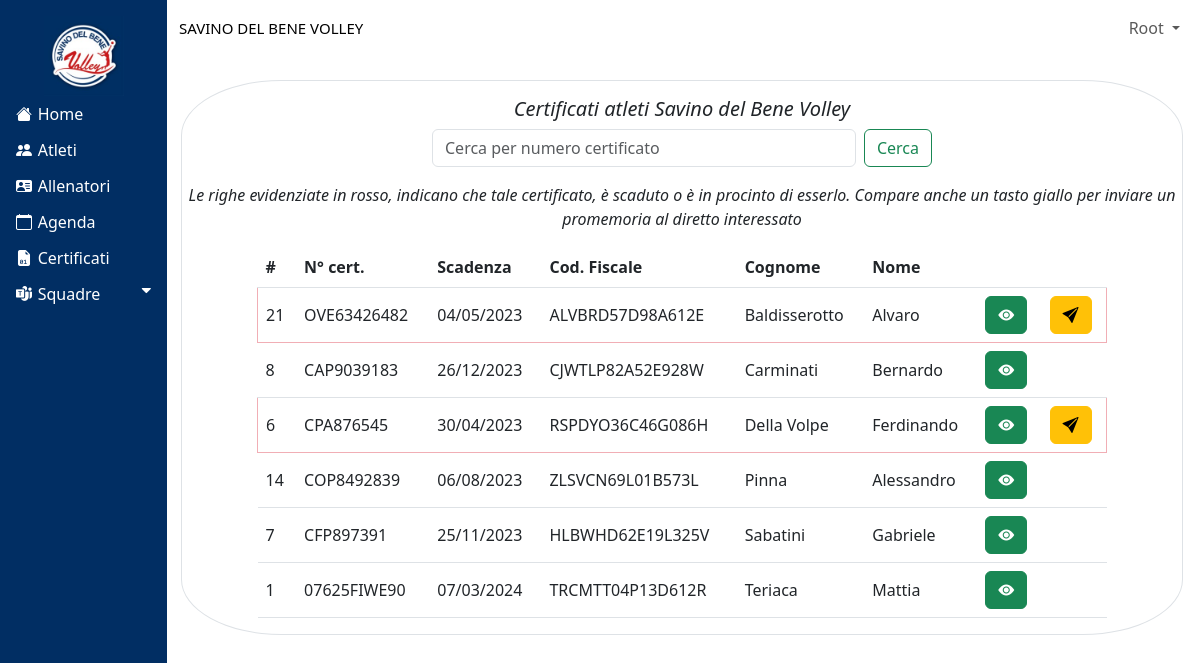
Screenshot of /PAGES/certificati.php (signed in) with the database file from the repository.
### tables this page shows
CREATE TABLE `dati_Societa` (
  `partita_iva` varchar(11) NOT NULL,
  `nome_legale` varchar(255) NOT NULL,
  `id_contatti` int(11) NOT NULL
);

CREATE TABLE `certificato` (
  `id` int(11) NOT NULL,
  `numeroCertificato` varchar(255) NOT NULL,
  `dataEsame` date NOT NULL,
  `dataScadenza` date NOT NULL,
  `dottore` varchar(255) NOT NULL,
  `struttura` varchar(255) NOT NULL,
  `id_tipo` int(11) NOT NULL,
  `url_docum` varchar(255) DEFAULT NULL
);

CREATE TABLE `persona` (
  `cod_utente` int(11) NOT NULL,
  `cod_fiscale` varchar(16) NOT NULL,
  `cognome` text NOT NULL,
  `nome` text NOT NULL,
  `id_sesso` int(11) NOT NULL,
  `id_titolo` int(11) NOT NULL,
  `data_nascita` date NOT NULL,
  `luogo_nascita` text NOT NULL,
  `provinciaNascita` varchar(2) NOT NULL,
  `dataCreazione` date DEFAULT NULL,
  `id_contatti` int(11) NOT NULL,
  `id_residenza` int(11) NOT NULL,
  `id_documento` int(11) NOT NULL
);

### CONFIG/function.php (called while the page is built, shortened)
<?php
function recuperaDatiSocieta()
{
    include("config.php");
    $sqlSocieta = "SELECT * FROM dati_Societa";
    $result = $conn->query($sqlSocieta);
    while ($row = $result->fetch_assoc()) {
        $nome =  $row["nome_legale"];
    }
    return $nome;
}

### PAGES/certificati.php (the view, shortened to what this page needs)
<?php
include("../CONFIG/config.php");
include("../CONFIG/function.php");
$dataOdierna = date("Y-m-d");
$dataUnMese = new DateTime($dataOdierna);
$interval = new DateInterval("P1M");
$dataUnMese->add($interval);
$dataPiu = $dataUnMese->format("Y-m-d");
$sqlGiocatori = "SELECT C.numeroCertificato AS numero, C.dataScadenza AS scadenza, C.dottore AS dottore, P.cod_fiscale AS codFiscale, C.id AS id, P.nome, P.cognome, P.cod_utente AS codUtente FROM giocatore AS G
JOIN certificato AS C ON G.id_certificato = C.id
JOIN persona AS P ON P.cod_utente = G.id_persona
ORDER BY cognome";
$result = $conn->query($sqlGiocatori);
$tabella_giocatori = "";
while ($row = $result->fetch_assoc()) {
    $cf = $row["codFiscale"];
    $dataS = $row["scadenza"];
    $timestamp_dataN = strtotime($dataS);
    $formato = 'd/m/Y';
    $resultDateS = date($formato, $timestamp_dataN);
    $id = $row["codUtente"];
    if(($dataS <= $dataOdierna)|| ($dataS < $dataPiu)){
        $tabella_giocatori .= "<tr valign='middle' class=' alert alert-danger'>
        <td>" . $row["id"] . "</td>
        <td> " . $row["numero"] . "</td>
        <td> " . $resultDateS . "</td>
        <td> " . $row["codFiscale"] . "</td>
        <td> " . $row["cognome"] . "</td>
        <td> " . $row["nome"] . "</td>
        <td><a href='resultResearch.php?cf=$cf#certificato'><button class='btn btn-success'><i class='bi bi-eye-fill'></i></button></a></td>
        <td><a href='../CONFIG/scadenzaCert.php?idPersona=$id'><button class='btn btn-warning'><i class='bi bi-send-fill'></i></button></a></td>
        </tr>";
    }else{
    $tabella_giocatori .= "<tr valign='middle'>
    <td>" . $row["id"] . "</td>
    <td> " . $row["numero"] . "</td>
    <td> " . $resultDateS . "</td>
    <td> " . $row["codFiscale"] . "</td>
    <td> " . $row["cognome"] . "</td>
    <td> " . $row["nome"] . "</td>
    <td><a href='resultResearch.php?cf=$cf#certificato'><button class='btn btn-success'><i class='bi bi-eye-fill'></i></button></a></td>
    <td></td>
    </tr>";
    }
}
?>
<!DOCTYPE html>
<html lang="en">
<head>
    <link rel="stylesheet" href="https://cdnjs.cloudflare.com/ajax/libs/font-awesome/4.7.0/css/font-awesome.min.css">
    <link rel="stylesheet" href="https://cdn.jsdelivr.net/npm/bootstrap-icons@1.10.5/font/bootstrap-icons.css">
    <link href="https://cdn.jsdelivr.net/npm/bootstrap@5.3.0-alpha1/dist/css/bootstrap.min.css" rel="stylesheet">
    <link rel="stylesheet" href="../CSS/style.css" type="text/css">
</head>
<body>
<div class="sidebar">
        <center><img src="../ICON/LOGO.png" alt="Bootstrap" width="80" height="80" class="mt-3"></center>
        <a href="home.php" class="over"><i class="bi bi-house-fill mr-4"></i>Home</a>
        <a href="player.php" class="over"><i class="bi bi-people-fill mr-4"></i>Atleti</a>
        <a href="coach.php" class="over"><i class="bi bi-person-vcard-fill mr-4"></i>Allenatori</a>
        <a href="agenda.php" class="over"><i class="bi bi-calendar mr-4"></i>Agenda</a>
        <a href="certificati.php" class="over"><i class="bi bi-file-earmark-binary-fill mr-4"></i>Certificati</a>
        <button class="dropdown-btn"><i class="bi bi-microsoft-teams mr-4"></i>Squadre
            <i class="fa fa-caret-down"></i>
        </button>
    </div>
    <div class="content">
        <nav class="navbar navbar-expand-lg">
            <div class="container-fluid">
                <a class="navbar-brand font-15" href="#"><?php echo strtoupper(recuperaDatiSocieta()) ?></a>
                <div class="collapse navbar-collapse" id="navbarSupportedContent">
                    <ul class="navbar-nav ms-auto mb-2 mb-lg-0">
                        <div class="dropdown-center">
                            <a class="dropdown-toggle nav-link" type="button" data-bs-toggle="dropdown" aria-expanded="false">
                                <?php echo $_SESSION["nominativo"] ?>
                            </a>
                        </div>
                    </ul>
                </div>
            </div>
        </nav>
        <div class="div-utenti radius-bord border">
            <i>
                <h5 class="text-center mt-3">Certificati atleti <?php
                                                        $nome = recuperaDatiSocieta();
                                                        echo $nome;
                                                        ?></h5>
            </i>
            <center>
                <form class="d-flex w-50 mt-1" action="../CONFIG/function.php" method="post">
                    <input class="form-control me-2" type="search" placeholder="Cerca per numero certificato" aria-label="Search" name="CFRicerca">
                    <button class="btn btn-outline-success" type="submit">Cerca</button>
                </form>
                <i><p class="mt-3">Le righe evidenziate in rosso, indicano che tale certificato, è scaduto o è in procinto di esserlo. Compare anche un tasto giallo per inviare un promemoria al diretto interessato</p></i>
                <table class="table mt-3 w-85">
                    <thead>
                        <tr>
                            <th scope="col">#</th>
                            <th scope="col">N° cert.</th>
                            <th scope="col">Scadenza</th>
                            <th scope="col">Cod. Fiscale</th>
                            <th scope="col">Cognome</th>
                            <th scope="col">Nome</th>
                            <th scope="col"></th>
                            <th scope="col"></th>
                        </tr>
                    </thead>
                    <tbody>
                        <?php echo $tabella_giocatori; ?>
                    </tbody>
                </table>
            </center>
        </div>
    </div>
</body>
</html>

### CSS/style.css (style rules this page uses)
.w-85 { width: 85%; }
.font-15 { font-size: 15px; }
.mr-4 { margin-right: 4%; }
.w-50 { width: 50%; }
.sidebar a, .dropdown-btn { padding: 6px 8px 6px 16px; text-decoration: none; color: #ffffff; display: block; border: none; background: none; width: 100%; text-align: left; cursor: pointer; outline: none; }
.fa-caret-down { float: right; padding-right: 8px; }
.sidebar { position: fixed; width: 167px; height: 100vh; background: #012E63; overflow-x: hidden; }
.text-center { text-align: center; }
.content { margin-left: 167px; height: auto; width: auto; position: relative; overflow: auto; z-index: 1; }
.div-utenti { width: 97%; float: left; margin-left: 14px; margin-top: 3vh; margin-bottom: 5%; }
.radius-bord { border-radius: 10%; }
.sidebar a { padding: 6px 8px 6px 16px; text-decoration: none; color: #ffffff; display: block; }

### rows the page displays
dati_societa: nome_legale "SAVINO DEL BENE VOLLEY", nome_legale "Savino del Bene Volley"
certificato: id "21", numeroCertificato "OVE63426482", dataScadenza "04/05/2023", persona.cod_fiscale "ALVBRD57D98A612E", persona.cognome "Baldisserotto", persona.nome "Alvaro"
certificato: id "8", numeroCertificato "CAP9039183", dataScadenza "26/12/2023", persona.cod_fiscale "CJWTLP82A52E928W", persona.cognome "Carminati", persona.nome "Bernardo"
certificato: id "6", numeroCertificato "CPA876545", dataScadenza "30/04/2023", persona.cod_fiscale "RSPDYO36C46G086H", persona.cognome "Della Volpe", persona.nome "Ferdinando"
certificato: id "14", numeroCertificato "COP8492839", dataScadenza "06/08/2023", persona.cod_fiscale "ZLSVCN69L01B573L", persona.cognome "Pinna", persona.nome "Alessandro"
certificato: id "7", numeroCertificato "CFP897391", dataScadenza "25/11/2023", persona.cod_fiscale "HLBWHD62E19L325V", persona.cognome "Sabatini", persona.nome "Gabriele"
certificato: id "1", numeroCertificato "07625FIWE90", dataScadenza "07/03/2024", persona.cod_fiscale "TRCMTT04P13D612R", persona.cognome "Teriaca", persona.nome "Mattia"

### other values shown
$_SESSION["nominativo"] "Root"
